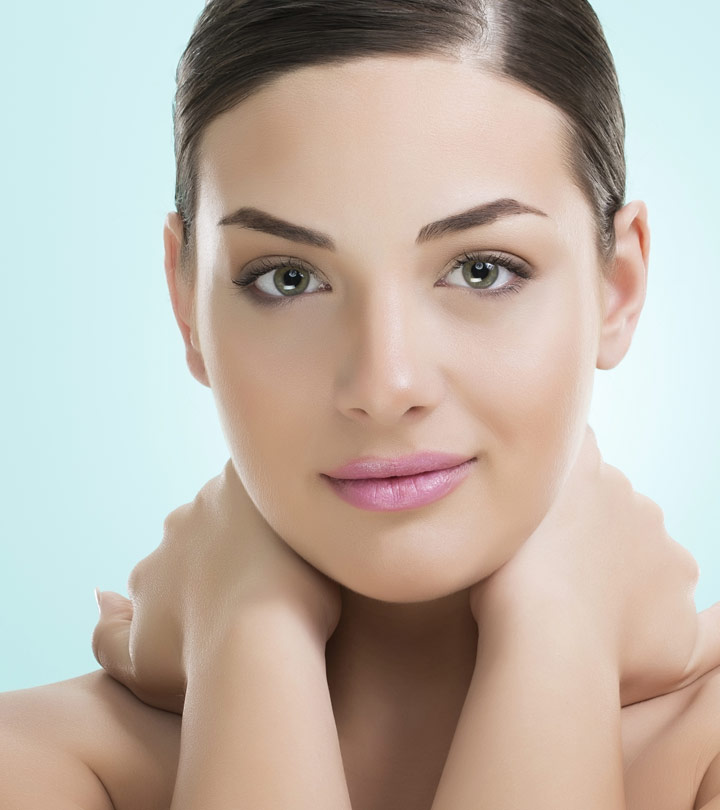
#> input picture eyefacetracking/image4.jpg, 720 x 810 px, given in place of the camera
$ python eye_center.py
#> lines starting #> are read from the running program, lines starting #| are printed output that depends on the picture; after the words box and inside, x2 and y2 are one past the last pixel; in counts of white or black regions, pixels touching at a corner belong together
import numpy as np
import cv2
import time
import urllib.request
from collections import deque
left_counter = 0
right_counter = 0

# def thresholding( value ):  # function to threshold and give either left or right
# 	global left_counter
# 	global right_counter
# 	th_value=5
# 	if (value<=54):   #check the parameter is less than equal or greater than range to
# 		left_counter=left_counter+1		#increment left counter

# 		if (left_counter>th_value):  #if left counter is greater than threshold value
# 			# print ('RIGHT')  #the eye is left
# 			left_counter=0   #reset the counter

# 	elif(value>=54):  # same procedure for right eye
# 		right_counter=right_counter+1

# 		if(right_counter>th_value):
# 			# print ('LEFT')
# 			right_counter=0
def average(q):
	ax, ay =  0, 0
	for x, y in q:
		ax+=x
		ay+=y
	return [ax//len(q), ay//len(q)]

def main():
	cap = cv2.VideoCapture(0)
	q = deque()
	l = []
	avg_x = 0
	avg_y = 0
	avg = [0, 0, 0]
	while True:
		curr = time.time()
		ret, frame = cap.read()
#> frame is the input picture: shape (810, 720, 3); mean B, G, R 167, 177.9, 189.5
		frame = cv2.flip(frame, 1)
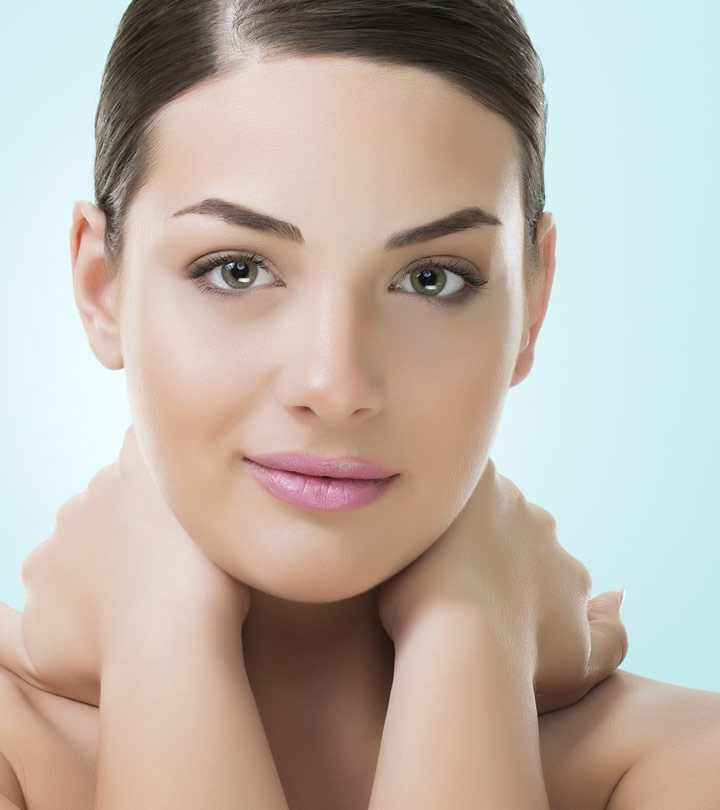
#> frame: shape (810, 720, 3); mean B, G, R 167, 177.9, 189.5
		if ret==True:
			#detect face
			frame = cv2.cvtColor(frame,cv2.COLOR_RGB2GRAY)
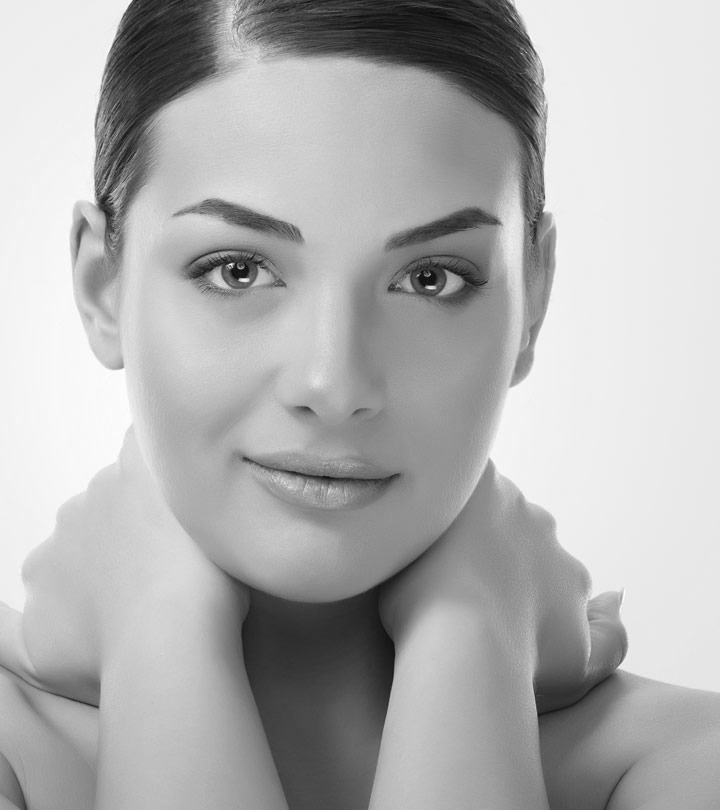
#> frame: shape (810, 720); min 8, max 255, mean 176
			faces = cv2.CascadeClassifier('haarcascade_eye.xml')
			detected = faces.detectMultiScale(frame, 1.3, 5)
#> detected = [[176, 220, 102, 102], [381, 228, 100, 100]]

			#faces = cv2.CascadeClassifier('haarcascade_frontalface_default.xml')
			#detected2 = faces.detectMultiScale(frameDBW, 1.3, 5)

			pupilFrame = frame
			pupilO = pupilFrame
			windowClose = np.ones((5,5),np.uint8)
			windowOpen = np.ones((1,1),np.uint8)
			windowErode = np.ones((2,2),np.uint8)

			#draw square
			if (len(detected)==2):
				x,y,w,h = detected[0]
#> x = 176; y = 220; w = 102; h = 102
				ex,ey,ew,eh = detected[1]
#> ex = 381; ey = 228; ew = 100; eh = 100

				if x<ex:
					ex, ey, ew, eh = x, y, w, h
#> ex = 176; ey = 220; ew = 102; eh = 102
				cv2.rectangle(frame, (ex,ey), ((ex+ew),(ey+eh)), (0,0,255),1)
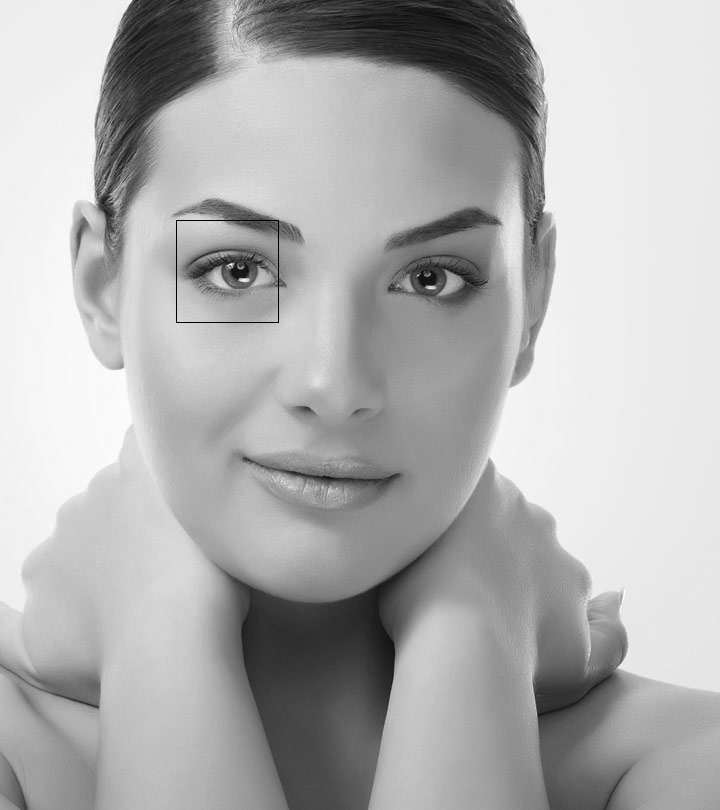
#> frame: shape (810, 720); 0.07% of pixels changed, all inside (x1, y1, x2, y2) = (176, 220, 279, 323)
				pupilFrame = cv2.equalizeHist(frame[(int(ey)+int(eh*.25)):(ey+eh), ex:(ex+ew)])
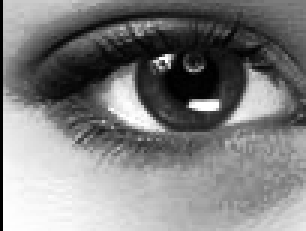
#> pupilFrame: shape (77, 102) (shown 3 times larger); min 0, max 255, mean 127.2
				pupil123 = pupilFrame

				ret, pupilFrame = cv2.threshold(pupilFrame,20,255,cv2.THRESH_BINARY_INV)
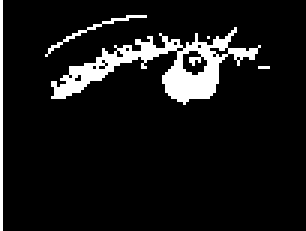
#> pupilFrame: shape (77, 102) (shown 3 times larger); 8.8% white; 5 white regions (2 under 20 px), largest, box (x1, y1, x2, y2) and area: (17, 9, 87, 35) 563, (0, 0, 1, 77) 77, (15, 5, 49, 19) 43
				pupilFrame = cv2.morphologyEx(pupilFrame, cv2.MORPH_OPEN, windowOpen)

				pupilFrame = cv2.morphologyEx(pupilFrame, cv2.MORPH_DILATE, windowErode)
#> pupilFrame: shape (77, 102); 13.3% white; 4 white regions (1 under 20 px), largest, box (x1, y1, x2, y2) and area: (17, 9, 88, 36) 785, (0, 0, 2, 77) 154, (15, 5, 50, 20) 92
				pupilFrame = cv2.morphologyEx(pupilFrame, cv2.MORPH_CLOSE, windowClose)
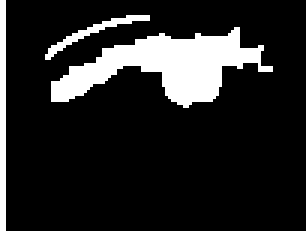
#> pupilFrame: shape (77, 102) (shown 3 times larger); 14.5% white; 3 white regions, box (x1, y1, x2, y2) and area: (17, 9, 91, 36) 895, (0, 0, 2, 77) 154, (15, 5, 50, 20) 92
				# pupilFrame = cv2.dilate(pupilFrame, windowErode, iterations=1)
				ret, pupilFrame = cv2.threshold(pupilFrame,20,255,cv2.THRESH_BINARY_INV)


				cl1 = cv2.createCLAHE(clipLimit=2.0, tileGridSize=(8,8)) #set grid size
				clahe = cl1.apply(pupilFrame)  #clahe
				blur = cv2.medianBlur(clahe, 7)  #median blur
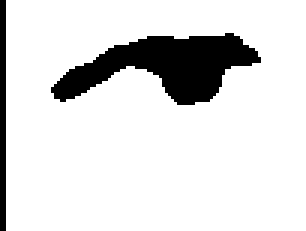
#> blur: shape (77, 102) (shown 3 times larger); values 4 (black) and 255 (white), 87% white; 2 black regions, box (x1, y1, x2, y2) and area: (17, 11, 87, 35) 868, (0, 0, 2, 77) 154

				circles = cv2.HoughCircles(blur ,cv2.HOUGH_GRADIENT,1,200,param1=200,param2=1,minRadius=7,maxRadius=21) #houghcircles
#> circles = [[21.5, 10.5, 20.4]]
				if circles is not None: #if atleast 1 is detected

					circles = np.round(circles[0, :]).astype("int") #change float to integer
#> circles = [[22, 10, 20]]

					ax, ay, r = circles[0]
#> ax = 22; ay = 10; r = 20
					# [4 lines of commented-out code are left out]
					cv2.rectangle(pupilFrame, (ax - 2, ay - 2), (ax + 2, ay + 2), (255, 255, 255), -1)
#> pupilFrame: shape (77, 102); 85.5% white; 3 black regions, box (x1, y1, x2, y2) and area: (17, 9, 91, 36) 895, (0, 0, 2, 77) 154, (15, 5, 50, 20) 88
					q.append([ex+ax, ey+ay+int(eh*0.25)])
					if(len(q)>5):
						q.popleft()
					ex, ey = average(q)

					# print(type(ex), type(ey))
					cv2.circle(frame, (ex, ey), 3, (255, 255, 255), 2)
#> frame: shape (810, 720); 0.01% of pixels changed, all inside (x1, y1, x2, y2) = (194, 251, 203, 260)
					if(len(l)<30):
						l.append([ex, ey])
					if (len(l)==30):
						l.append([ex, ey])
						avg_x, avg_y=average(l)
					if(len(l)>30):
						diff = [ex-avg_x, ey-avg_y]
						print(diff)
						if(abs(diff[0])+abs(diff[1])>100):
							l=[]
						cv2.line(frame, (ex, ey), (avg_x, avg_y), (255, 255, 255), 2)
				cv2.imshow('frame', frame)
				cv2.imshow('pupilframe', pupilFrame)
				cv2.imshow('pupilframe2', blur)
				# cv2.imshow('pupilO',laplacian)
			# print("fps:", 1/(time.time()-curr))


			if cv2.waitKey(1) & 0xFF == ord('q'):
#> (key q is pressed here)
				break

	cv2.destroyAllWindows()

if __name__ == "__main__":
	main()
